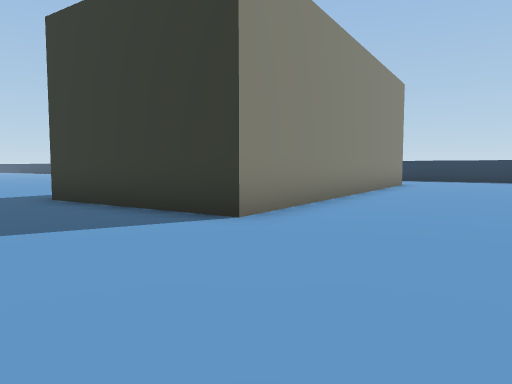
view 1 (above)

16 first-person views from a walk through a scene from a Unity 3-D project. The camera is 1.3 m above the floor, tilts 4° down and sees 70° across. The floor is counted in squares, 2 m on a side. Each view is taken from the middle of a square. On the plan, view 1 faces up. The plan holds only what a view shows up to about 11 squares ahead; the rest is blank. The place goes on beyond the plan. The player is left out.

view 2
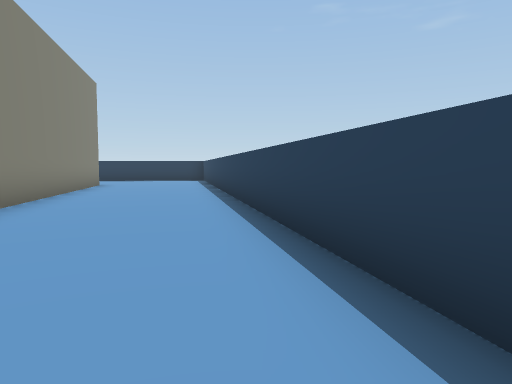

view 3
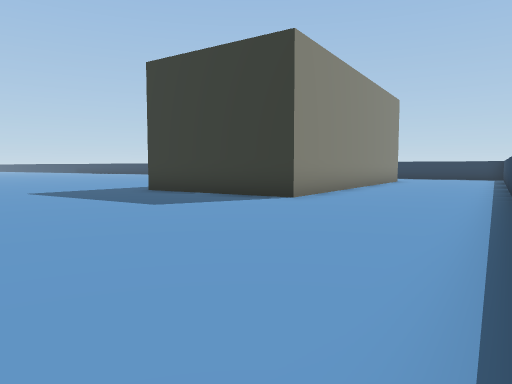

view 4
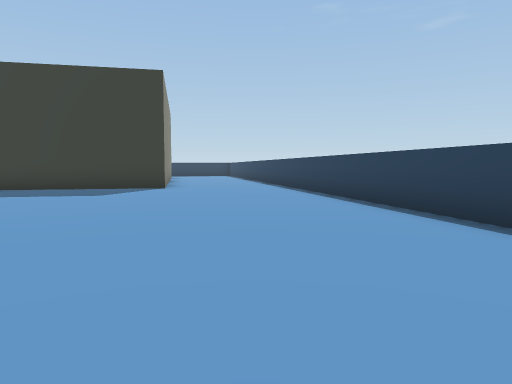

view 5
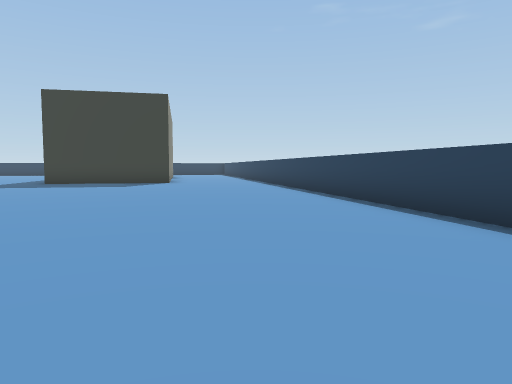

view 6
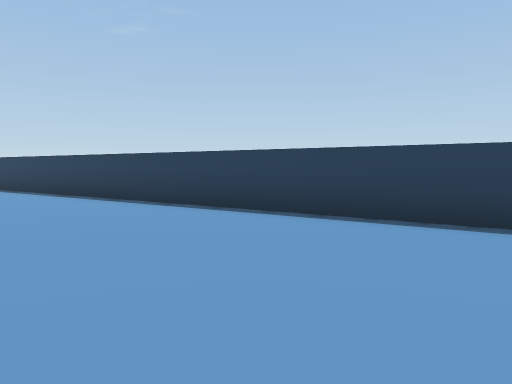

view 7
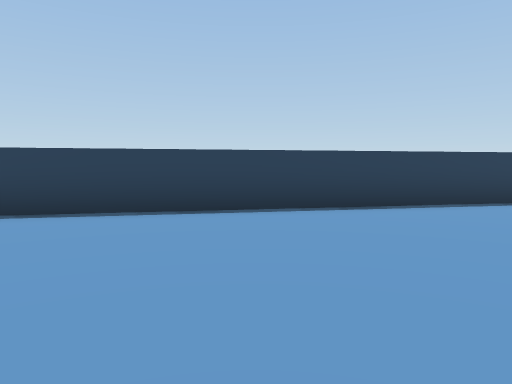

view 8
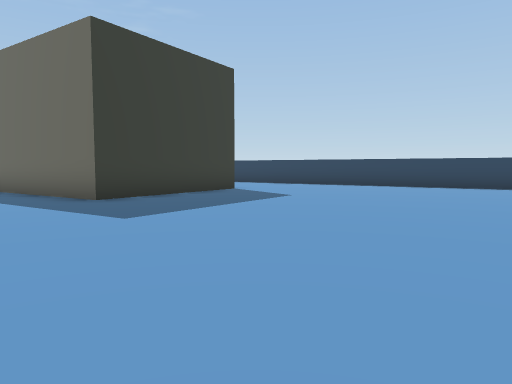

view 9
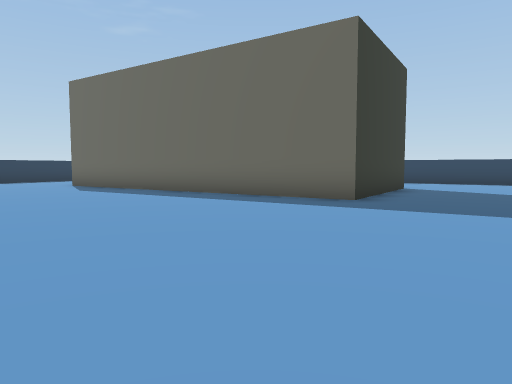

view 10
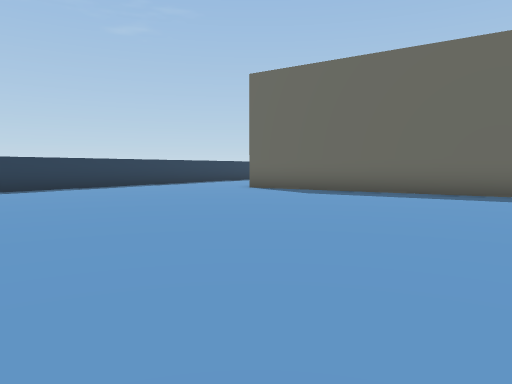

view 11
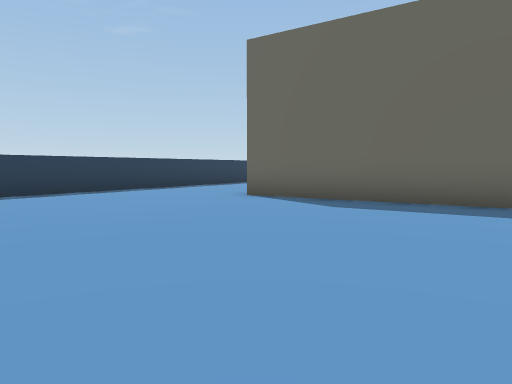

view 12
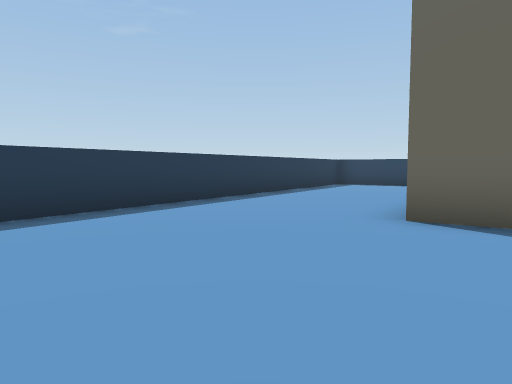

view 13
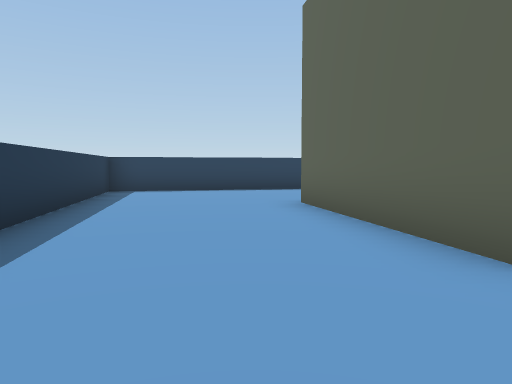

view 14
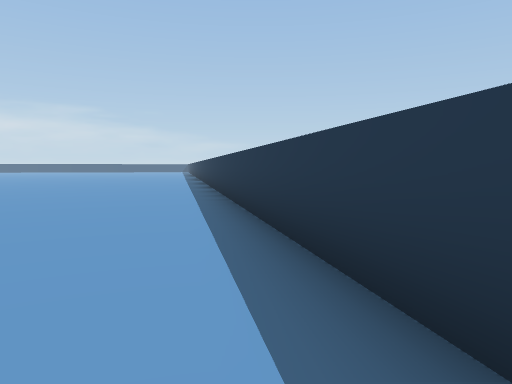

view 15
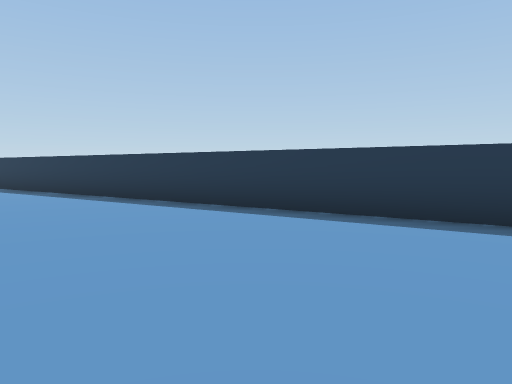

view 16
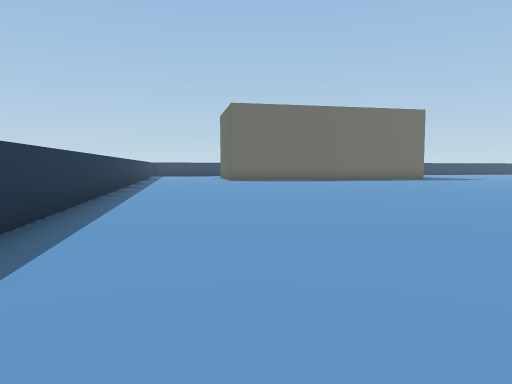

### Floor plan
Points are (right, up) in squares from view 1. A wall is a line through its corners. A room is listed if a view was taken in it or the views show most of it. See-through windows are left out.
Room 1 (views 1, 2, 3, 4, 5, 6, 7, 8, 9, 10, 11, 12, 13, 14, 15, 16)
walls: (4.3, 11.5) (-0.2, 4.6) (-4, 7.1) (1.3, 15.2) (5.1, 12.7); (6.9, 8.4) (10.5, 14) (-12.5, 29); (-9.6, -16.8) (6.8, 8.3)

Where each view was taken, in squares from view 1:
view 1: 0 up, 0 right, facing up
view 2: 0 up, 0 right, facing up-right
view 3: 3 down, 1 left, facing up
view 4: 5 down, 6 left, facing up-right
view 5: 8 down, 8 left, facing up-right
view 6: 9 down, 10 left, facing right
view 7: 9 down, 11 left, facing down-right
view 8: 4 up, 11 left, facing right
view 9: 9 up, 11 left, facing right
view 10: 15 up, 10 left, facing right
view 11: 15 up, 7 left, facing right
view 12: 17 up, 3 left, facing right
view 13: 18 up, 1 right, facing down-right
view 14: 19 up, 1 right, facing up-left
view 15: 19 up, 6 left, facing up
view 16: 26 up, 11 left, facing down-right
